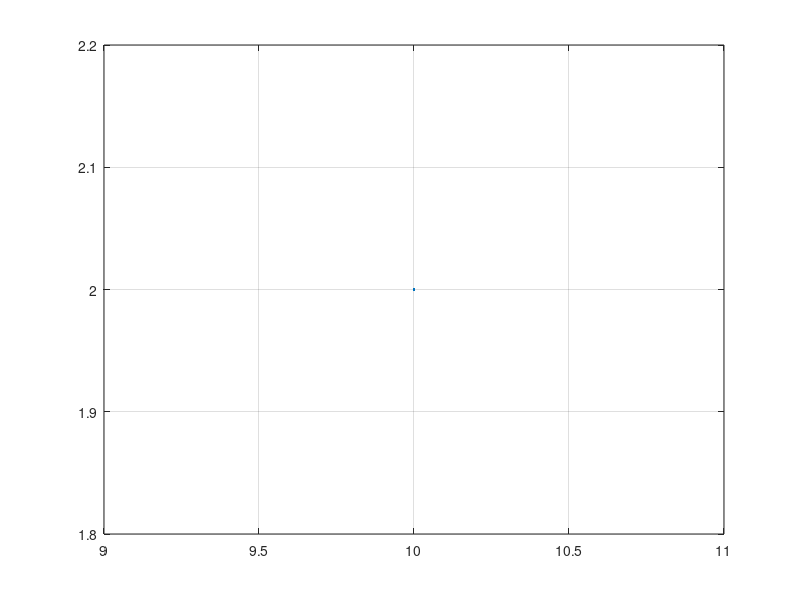
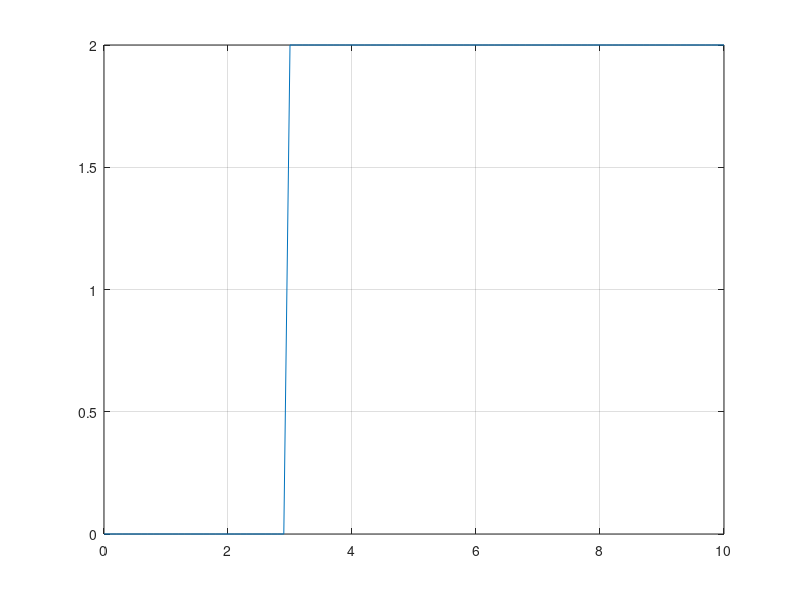

Reproduce these figures in MATLAB, in order.
clear all;
close all;
clc;


theta_T = 3;
a = 2;

n = 1;

for t = 0 : 0.01 : 10
    if(t<theta_T)
        y(n) = 0;
    else
        y(n) = 2;
    end

    t_array(n) = t;

    n = n*1;
end

plot(t_array, y);
grid on;

t = [0:0.1:10];
y2 = a * (t>=theta_T);

figure;
plot(t,y2);
grid on;